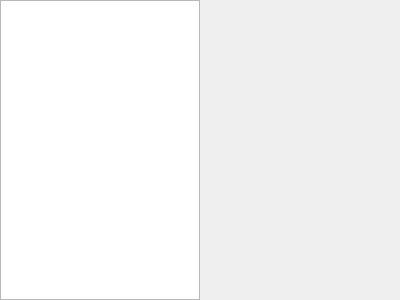
<?xml version="1.0" encoding="UTF-8"?>
<ui version="4.0">
 <class>CurvesSettings</class>
 <widget class="QWidget" name="CurvesSettings">
  <property name="geometry">
   <rect>
    <x>0</x>
    <y>0</y>
    <width>400</width>
    <height>300</height>
   </rect>
  </property>
  <property name="windowTitle">
   <string>Form</string>
  </property>
  <layout class="QHBoxLayout" name="horizontalLayout" stretch="2,2">
   <property name="spacing">
    <number>3</number>
   </property>
   <property name="leftMargin">
    <number>0</number>
   </property>
   <property name="topMargin">
    <number>0</number>
   </property>
   <property name="rightMargin">
    <number>0</number>
   </property>
   <property name="bottomMargin">
    <number>0</number>
   </property>
   <item>
    <layout class="QVBoxLayout" name="curvesListLayout">
     <property name="spacing">
      <number>3</number>
     </property>
     <item>
      <widget class="QListView" name="curvesList">
       <property name="minimumSize">
        <size>
         <width>100</width>
         <height>0</height>
        </size>
       </property>
      </widget>
     </item>
    </layout>
   </item>
   <item>
    <layout class="QVBoxLayout" name="curveSettingsLayout">
     <property name="spacing">
      <number>3</number>
     </property>
    </layout>
   </item>
  </layout>
 </widget>
 <resources/>
 <connections/>
</ui>
